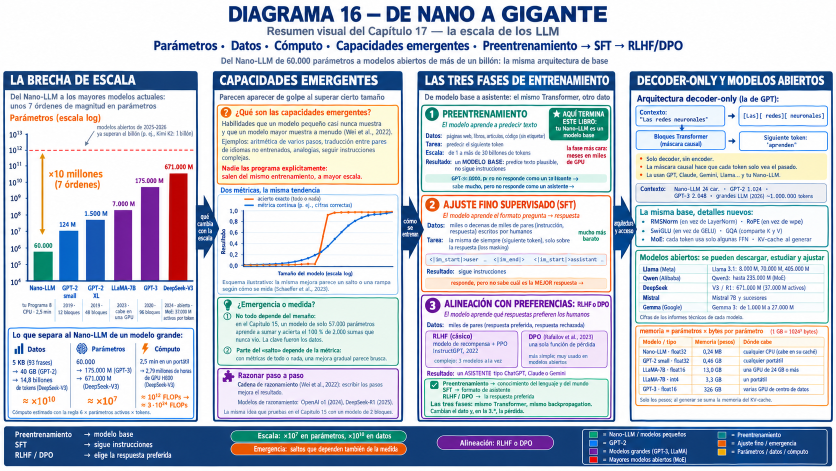
#> input picture diagramas/originales/d16_orig.png, 1672 x 941 px, found by its file name (shown at 1/2 size)
$ python fix_d16.py
#> lines starting #> are read from the running program, lines starting #| are printed output that depends on the picture
"""Corrige el Diagrama 16 (imagen del autor, 1672 x 941):
1) barras a la altura correcta en la escala logarítmica y flecha de 7 órdenes;
2) erratas de texto: línea ilegible en la fase 1, «memaño», «Capitulo» (x2),
   «cásico», «respueste», «1024²»."""
import math
from PIL import Image, ImageDraw, ImageFont

FB = '/usr/share/fonts/truetype/crosextra/Carlito-Bold.ttf'
FR = '/usr/share/fonts/truetype/crosextra/Carlito-Regular.ttf'
BG = (254, 254, 254)

im = Image.open('d16_orig.png').convert('RGB')
#> im is the input picture: PIL image 1672x941 RGB; mean R, G, B 198.6, 205.1, 217
d = ImageDraw.Draw(im)

def font(path, size):
    return ImageFont.truetype(path, size)

def texto_centrado(cx, y, s, f, color, fondo=None):
    w = d.textlength(s, font=f)
    x = cx - w / 2
    if fondo:
        bb = d.textbbox((x, y), s, font=f)
        d.rectangle((bb[0] - 2, bb[1] - 1, bb[2] + 2, bb[3] + 1), fill=fondo)
    d.text((x, y), s, font=f, fill=color)

# ---------- 1) Barras en escala log ----------
# Marcas del eje (medidas en la imagen): 10^4 en y = 561 ... 10^13 en y = 268  ->  32,56 px por década
def y_de(v):
    return 561 - (math.log10(v) - 4) * 32.56

EJE_Y = 561            # línea horizontal del eje
d.rectangle((57, 292, 392, EJE_Y - 1), fill=BG)   # borra barras, flecha y texto

# línea roja discontinua en 10^12
for x in range(60, 390, 12):
    d.line((x, 300, x + 6, 300), fill=(253, 0, 0), width=2)

barras = [  # (x0, x1, valor, color barra, color etiqueta, etiqueta)
    (67, 105, 6e4,    (4, 135, 105),  (0, 121, 98),   '60.000'),
    (119, 157, 124e6, (6, 102, 200),  (6, 90, 190),   '124 M'),
    (172, 209, 1.5e9, (21, 86, 178),  (21, 80, 170),  '1.500 M'),
    (229, 264, 7e9,   (112, 29, 153), (100, 20, 140), '7.000 M'),
    (282, 319, 175e9, (112, 28, 153), (100, 20, 140), '175.000 M'),
    (339, 375, 671e9, (189, 2, 1),    (174, 0, 0),    '671.000 M'),
]
fl = font(FB, 15)
for x0, x1, v, cb, ce, et in barras:
    yt = round(y_de(v))
    d.rectangle((x0, yt, x1, EJE_Y - 1), fill=cb)
    ye = yt - 19 if v < 5e11 else 279        # la de DeepSeek-V3, por encima de la línea de 10^12
    texto_centrado((x0 + x1) / 2, ye, et, fl, ce, fondo=BG)
#> this loop made 6 passes
#> (w in texto_centrado, x in texto_centrado, bb in texto_centrado) on passes 1 to 6: (52.5, 59.75, (59.75, 520, 112.8, 531)), (46.34, 114.8, (114.8, 412, 160.8, 423)), (60.66, 160.2, (160.2, 376, 221.2, 387)), (60.66, 216.2, (216.2, 355, 277.2, 366)), (79.75, 260.6, (260.6, 309, 340.6, 320)), (79.75, 317.1, (317.1, 282, 397.1, 293))

# flecha doble de 7 órdenes: de la barra del Nano-LLM a la de DeepSeek-V3
NAR = (232, 120, 0)
xa = 86
ya0, ya1 = round(y_de(671e9)), round(y_de(6e4)) - 22   # sobre la etiqueta «60.000»
d.line((xa, ya0 + 8, xa, ya1 - 8), fill=NAR, width=4)
d.polygon([(xa, ya0), (xa - 7, ya0 + 11), (xa + 7, ya0 + 11)], fill=NAR)
d.polygon([(xa, ya1), (xa - 7, ya1 - 11), (xa + 7, ya1 - 11)], fill=NAR)
ft = font(FB, 19)
d.text((98, 318), '×10 millones', font=ft, fill=NAR)
d.text((110, 340), '(7 órdenes)', font=ft, fill=NAR)

# ---------- 2) Erratas de texto ----------
def reescribir(caja, xy, s, f, color, fondo=BG):
    d.rectangle(caja, fill=fondo)
    d.text(xy, s, font=f, fill=color)

im.save('d16_paso1.png')
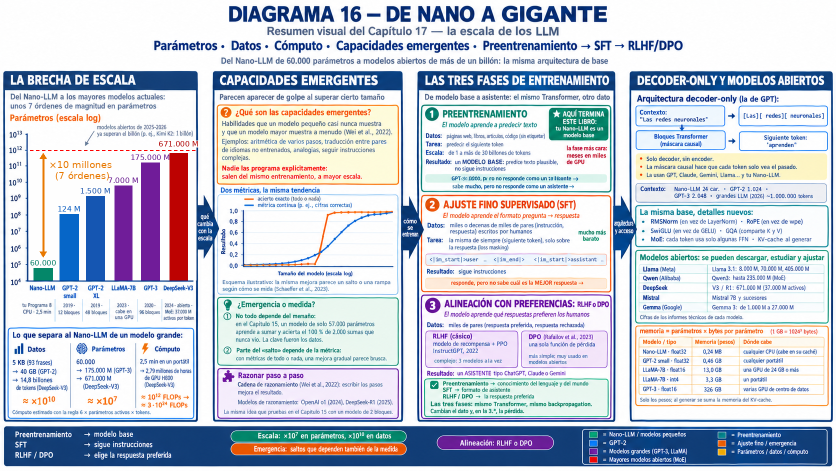
#> saved as d16_paso1.png: PIL image 1672x941 RGB (shown at 1/2 size); mean R, G, B 198, 204.2, 216.6

from collections import Counter

def fondo_de(caja):
    x0, y0, x1, y1 = caja
    borde = [im.getpixel((x, y0 - 1)) for x in range(x0, x1)] + \
            [im.getpixel((x, y1 + 1)) for x in range(x0, x1)]
    return Counter(borde).most_common(1)[0][0]

def tinta_de(caja):
    x0, y0, x1, y1 = caja
    px = [im.getpixel((x, y)) for x in range(x0, x1) for y in range(y0, y1)]
    px.sort(key=sum)
    n = max(1, len(px) // 40)
    return tuple(sum(p[i] for p in px[:n]) // n for i in range(3))

def parche(caja, s, fpath, ancho_obj, tinta=None, fondo=None, dx=0, talla=None, centrar=False):
    """Borra la caja y escribe s a la izquierda, con el tamaño cuyo ancho se acerca a ancho_obj."""
    x0, y0, x1, y1 = caja
    tinta = tinta or tinta_de(caja)
    fondo = fondo or fondo_de(caja)
    mejor = talla or min(range(9, 26), key=lambda t: abs(d.textlength(s, font=font(fpath, t)) - ancho_obj))
    f = font(fpath, mejor)
    d.rectangle(caja, fill=fondo)
    bb = d.textbbox((0, 0), s, font=f)
    alto = bb[3] - bb[1]
    if centrar:
        dx = (x1 - x0 - d.textlength(s, font=f)) / 2
    d.text((x0 + dx, (y0 + y1) / 2 - alto / 2 - bb[1]), s, font=f, fill=tinta)
    return mejor, tinta, fondo

def parche2(caja, s, fpath, talla, ancho_max, tinta=None, fondo=None, centrar=False, dx=0):
    """Como parche(), pero escribe con la altura de letra del original (talla) y, si el texto
    ocupa más de ancho_max, lo estrecha en horizontal hasta ese ancho (letra condensada)."""
#> called with caja = (853, 349, 1209, 367), talla = 14, ancho_max = 340, tinta = (20, 75, 90), fondo = (217, 244, 236), centrar = True, dx = 0
    x0, y0, x1, y1 = caja
    tinta = tinta or tinta_de(caja)
    fondo = fondo or fondo_de(caja)
    f = font(fpath, talla * 4)                       # se dibuja a 4x y se reduce: mejor antialias
    w = int(d.textlength(s, font=f)) + 8
#> w = 1822
    capa = Image.new('L', (w, talla * 6), 0)
#> capa: PIL image 1822x84 L; every value is 0
    ImageDraw.Draw(capa).text((4, talla), s, font=f, fill=255)
    capa = capa.crop(capa.getbbox())
#> capa: PIL image 1810x55 L
    ancho = min(capa.width / 4, ancho_max)
#> ancho = 340
    alto = capa.height / 4
#> alto = 13.75
    capa = capa.resize((round(ancho), round(alto)), Image.LANCZOS)
    d.rectangle(caja, fill=fondo)
    xx = x0 + ((x1 - x0 - ancho) / 2 if centrar else dx)
#> xx = 861
    yy = (y0 + y1) / 2 - alto / 2 + 1
#> yy = 352.1
    im.paste(Image.new('RGB', capa.size, tinta), (round(xx), round(yy)), capa)
    return round(ancho), round(alto)

FBC = FB
FRC = FR
print(parche2((853, 349, 1209, 367), 'GPT-3: 300.000 M tokens · DeepSeek-V3: 14,8 billones de tokens',
              FB, 14, 340, tinta=(20, 75, 90), fondo=(217, 244, 236), centrar=True))
print(parche2((470, 626, 640, 640), 'No todo depende del tamaño:', FB, 15, 160, dx=2))
#> in tinta_de, `px = [im.getpixel((x, y)) for x in range(x0, x1) for y in range(y0, y1)]`: px = 2380 items, first 6: (228, 245, 237), (227, 244, 236), (227, 242, 235), (227, 243, 234), (227, 244, 234), (225, 241, 233)
#> in tinta_de, `n = max(1, len(px) // 40)`: n = 59
#> in fondo_de, `borde = [im.getpixel((x, y0 - 1)) for x in range(x0, x1)] + \ [im.getp..`: borde = 340 items, first 6: (231, 246, 239), (231, 246, 239), (238, 249, 243), (240, 250, 244), (234, 246, 239), (233, 245, 240)
#> in parche2 (call 2), `capa = Image.new('L', (w, talla * 6), 0)`: capa: PIL image 906x90 L; every value is 0
print(parche2((470, 642, 795, 657), 'en el Capítulo 15, un modelo de solo 58.000 parámetros', FR, 15, 320, dx=2))
#> in parche2 (call 3), `capa = Image.new('L', (w, talla * 6), 0)`: capa: PIL image 1704x90 L; every value is 0
print(parche2((446, 818, 800, 833), 'La misma idea que pruebas en el Capítulo 15 con un modelo de 2 bloques.', FR, 14, 340, dx=2))
#> in parche2 (call 4), `capa = Image.new('L', (w, talla * 6), 0)`: capa: PIL image 2110x84 L; every value is 0
print(parche2((864, 664, 960, 681), 'RLHF (clásico)', FB, 17, 92, dx=2))
#> in parche2 (call 5), `tinta = tinta or tinta_de(caja)`: tinta = (54, 5, 148)
#> in parche2 (call 5), `fondo = fondo or fondo_de(caja)`: fondo = (243, 224, 251)
#> in parche2 (call 5), `w = int(d.textlength(s, font=f)) + 8`: w = 489
#> in parche2 (call 5), `capa = Image.new('L', (w, talla * 6), 0)`: capa: PIL image 489x102 L; every value is 0
#> in parche2 (call 5), `ImageDraw.Draw(capa).text((4, talla), s, font=f, fill=255)`:
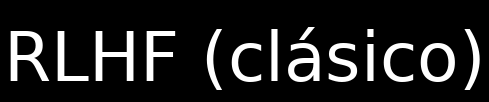
#> capa: PIL image 489x102 L; min 0, max 255, mean 33.6
#> in parche2 (call 5), `capa = capa.resize((round(ancho), round(alto)), Image.LANCZOS)`:
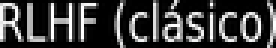
#> capa: PIL image 92x16 L (shown 3 times larger); min 0, max 255, mean 60.5
print(parche2((966, 787, 1080, 801), 'la respuesta preferida', FR, 15, 102, dx=3))
#> in parche2 (call 6), `tinta = tinta or tinta_de(caja)`: tinta = (24, 111, 95)
#> in parche2 (call 6), `fondo = fondo or fondo_de(caja)`: fondo = (232, 246, 239)
#> in parche2 (call 6), `w = int(d.textlength(s, font=f)) + 8`: w = 668
#> in parche2 (call 6), `capa = Image.new('L', (w, talla * 6), 0)`: capa: PIL image 668x90 L; every value is 0
#> in parche2 (call 6), `ImageDraw.Draw(capa).text((4, talla), s, font=f, fill=255)`:
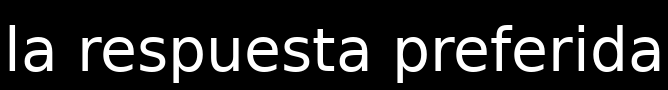
#> capa: PIL image 668x90 L; min 0, max 255, mean 36.1
#> in parche2 (call 6), `capa = capa.crop(capa.getbbox())`:
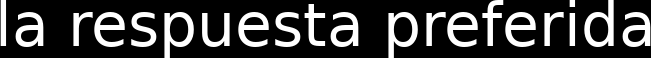
#> capa: PIL image 651x58 L; min 0, max 255, mean 57.5
print(parche2((1539, 657, 1641, 674), '(1 GB = 1024³ bytes)', FR, 14, 96, dx=2))
#> in parche2 (call 7), `tinta = tinta or tinta_de(caja)`: tinta = (227, 59, 49)
#> in parche2 (call 7), `fondo = fondo or fondo_de(caja)`: fondo = (254, 252, 251)
#> in parche2 (call 7), `w = int(d.textlength(s, font=f)) + 8`: w = 606
#> in parche2 (call 7), `capa = Image.new('L', (w, talla * 6), 0)`: capa: PIL image 606x84 L; every value is 0
#> in parche2 (call 7), `ImageDraw.Draw(capa).text((4, talla), s, font=f, fill=255)`:
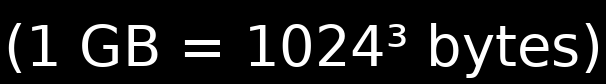
#> capa: PIL image 606x84 L; min 0, max 255, mean 30.8
#> in parche2 (call 7), `capa = capa.crop(capa.getbbox())`:
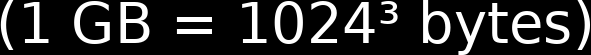
#> capa: PIL image 591x55 L; min 0, max 255, mean 48.2
im.save('d16_corregido.png')

$ run again, with diagramas/originales/d15_orig.png copied over diagramas/originales/d16_orig.png
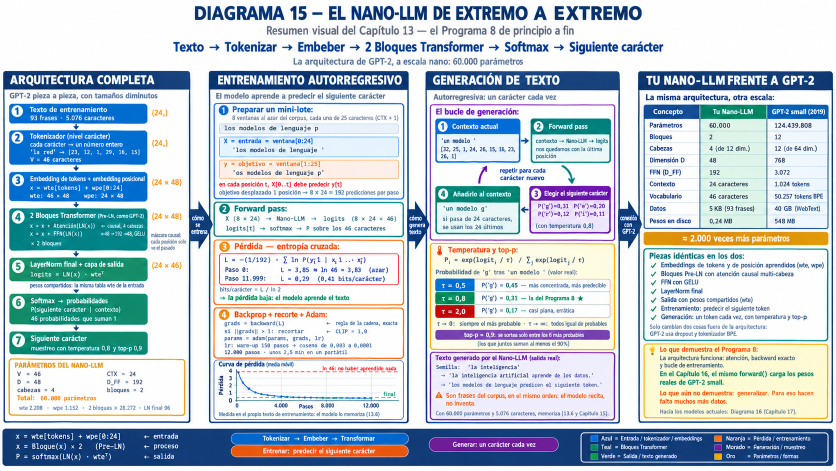
#> input picture diagramas/originales/d15_orig.png, 1672 x 941 px, found by its file name (shown at 1/2 size)
#> im is the input picture: PIL image 1672x941 RGB; mean R, G, B 188.6, 202.4, 213.7
#> the loop `for x0, x1, v, cb, ce, et in barras:` made 6 passes
#> (w in texto_centrado, x in texto_centrado, bb in texto_centrado) on passes 1 to 6: (52.5, 59.75, (59.75, 520, 112.8, 531)), (46.34, 114.8, (114.8, 412, 160.8, 423)), (60.66, 160.2, (160.2, 376, 221.2, 387)), (60.66, 216.2, (216.2, 355, 277.2, 366)), (79.75, 260.6, (260.6, 309, 340.6, 320)), (79.75, 317.1, (317.1, 282, 397.1, 293))
#> `im.save('d16_paso1.png')`:
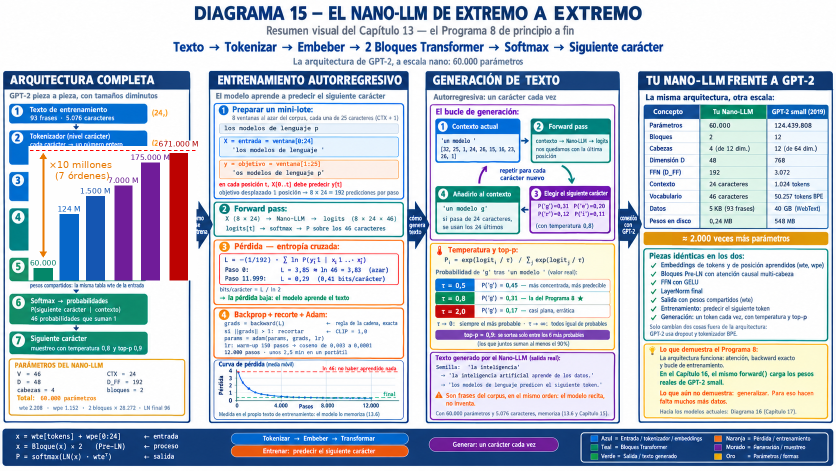
#> saved as d16_paso1.png: PIL image 1672x941 RGB (shown at 1/2 size); mean R, G, B 192.6, 201.3, 213.3
#> in parche2, `w = int(d.textlength(s, font=f)) + 8`: w = 1822
#> px = 2380 items, first 6: (249, 48, 4), (250, 51, 3), (248, 51, 1), (250, 51, 1), (250, 49, 2), (249, 46, 1)
#> n = 59
#> borde = 340 items, first 6: (248, 51, 6), (248, 72, 18), (252, 214, 185), (249, 220, 193), (247, 109, 50), (253, 55, 6)

$ run again, with diagramas/originales/d13_1_autor_2026-11-04.png copied over diagramas/originales/d16_orig.png
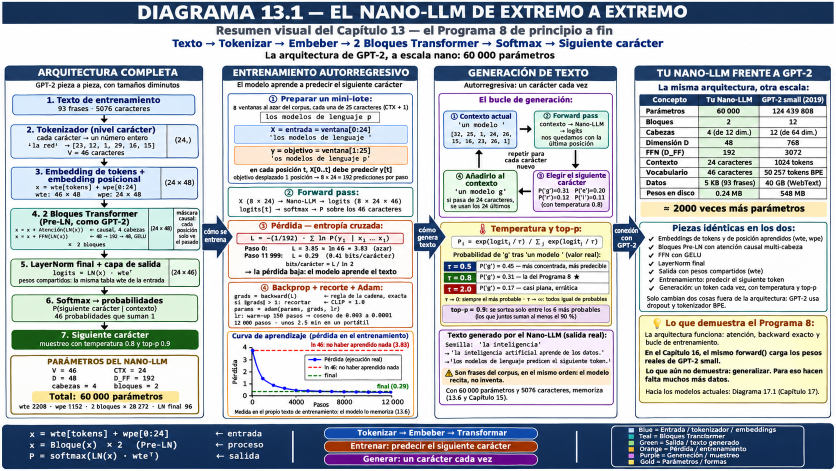
#> input picture diagramas/originales/d13_1_autor_2026-11-04.png, 1672 x 941 px, found by its file name (shown at 1/2 size)
#> im is the input picture: PIL image 1672x941 RGB; mean R, G, B 187.2, 192, 196.2
#> the loop `for x0, x1, v, cb, ce, et in barras:` made 6 passes
#> (w in texto_centrado, x in texto_centrado, bb in texto_centrado) on passes 1 to 6: (52.5, 59.75, (59.75, 520, 112.8, 531)), (46.34, 114.8, (114.8, 412, 160.8, 423)), (60.66, 160.2, (160.2, 376, 221.2, 387)), (60.66, 216.2, (216.2, 355, 277.2, 366)), (79.75, 260.6, (260.6, 309, 340.6, 320)), (79.75, 317.1, (317.1, 282, 397.1, 293))
#> `im.save('d16_paso1.png')`:
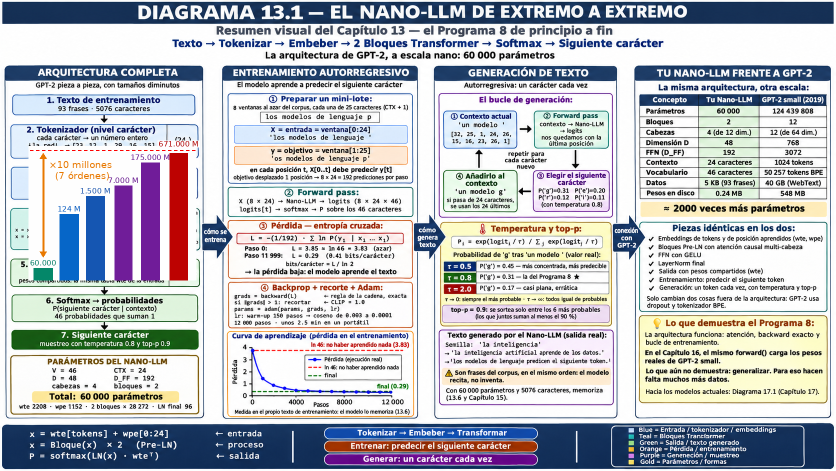
#> saved as d16_paso1.png: PIL image 1672x941 RGB (shown at 1/2 size); mean R, G, B 186.8, 189.2, 195
#> in parche2, `w = int(d.textlength(s, font=f)) + 8`: w = 1822
#> px = 2380 items, first 6: (203, 202, 202), (89, 90, 90), (182, 185, 186), (255, 255, 255), (251, 252, 252), (254, 254, 254)
#> n = 59
#> borde = 340 items, first 6: (255, 255, 255), (255, 255, 255), (255, 255, 255), (255, 255, 255), (254, 254, 254), (253, 253, 253)
